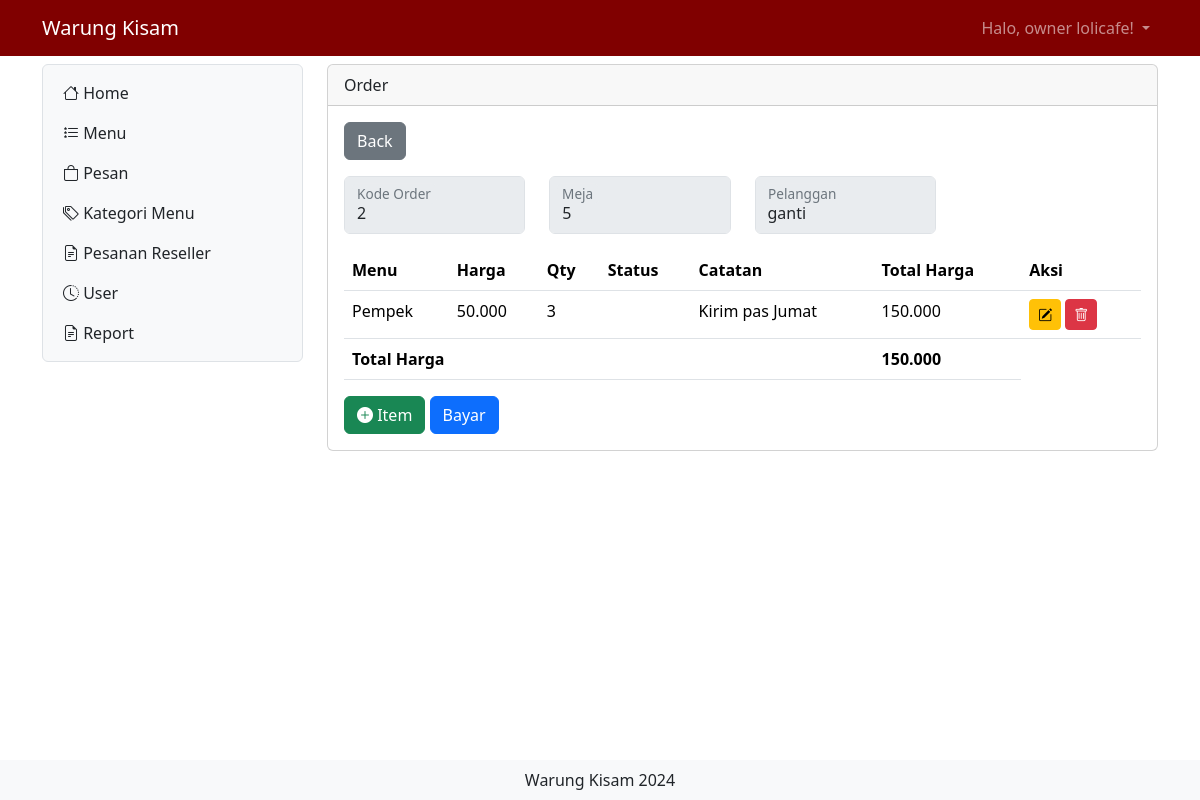
Screenshot of /home.php?x=itempesan&order=2&meja=5&pelanggan=ganti (signed in) with the database file from the repository.
### tables this page shows
CREATE TABLE `user` (
  `id` int(11) NOT NULL,
  `nama` varchar(255) NOT NULL,
  `username` varchar(255) NOT NULL,
  `level` int(1) DEFAULT NULL,
  `no_hp` varchar(255) NOT NULL,
  `alamat` varchar(255) NOT NULL,
  `password` varchar(50) NOT NULL
);

CREATE TABLE `list_pesan` (
  `id_list_order` int(11) NOT NULL,
  `menu` int(11) DEFAULT NULL,
  `kode_order` int(30) DEFAULT NULL,
  `jumlah` int(11) DEFAULT NULL,
  `catatan` varchar(255) DEFAULT NULL,
  `status` varchar(30) DEFAULT NULL
);

CREATE TABLE `daftar_menu` (
  `id_menu` int(11) NOT NULL,
  `foto` varchar(255) NOT NULL,
  `nama_menu` varchar(255) NOT NULL,
  `keterangan` varchar(255) NOT NULL,
  `kategori` int(2) NOT NULL,
  `harga` varchar(255) NOT NULL,
  `stok` varchar(255) NOT NULL
);

### itempesan.php (the view, shortened to what the rows shown need)
<?php
include "proses/connect.php";
$query = mysqli_query($conn, "SELECT *, SUM(harga*jumlah) AS jumlah_harga FROM list_pesan
 LEFT JOIN pesan ON pesan.id_order = list_pesan.kode_order
 LEFT JOIN daftar_menu ON daftar_menu.id_menu = list_pesan.menu
 LEFT JOIN pembayaran ON pembayaran.id_pembayaran = pesan.id_order
 GROUP BY id_list_order
 HAVING list_pesan.kode_order = $_GET[order]");
while ($record = mysqli_fetch_array($query)) {
    $result[] = $record;
}
?>
<div class="col-lg-9 mt-2">
    <div class="card">
        <div class="card-body">
            <?php
            if (empty($result)) {
                echo "Data Menu tidak ada/belum diisi";
            } else {
                    ?>
                <div class="table-responsive">
                    <table class="table table-hover">
                        <thead>
                            <tr class="text-nowrap">
                                <th scope="col">Menu</th>
                                <th scope="col">Harga</th>
                                <th scope="col">Qty</th>
                                <th scope="col">Status</th>
                                <th scope="col">Catatan</th>
                                <th scope="col">Total Harga</th>
                                <th scope="col">Aksi</th>
                            </tr>
                        </thead>
                        <tbody>
                            <?php
                            foreach ($result as $row) {
                                ?>
                                <tr>
                                    <td>
                                        <?php echo $row['nama_menu'] ?>
                                    </td>
                                    <td>
                                        <?php echo number_format($row['harga'], 0, ',', '.'); ?>
                                    </td>
                                    <td>
                                        <?php echo $row['jumlah'] ?>
                                    </td>
                                    <td>
                                    </td>
                                    <td>
                                        <?php echo $row['catatan'] ?>
                                    </td>
                                    <td>
                                        <?php echo number_format($row['jumlah_harga'], 0, ',', '.'); ?>
                                    </td>
                                    <td>
                                        <div class="d-flex">
                                            <button class="<?php echo (!empty($row['id_pembayaran'])) ? "btn btn-secondary  btn-sm me-1 disabled" : "btn btn-warning btn-sm me-1" ;?>" data-bs-toggle="modal"
                                                data-bs-target="#ModalUpdate<?php echo $row['id_list_order'] ?>"><i
                                                    class="bi bi-pencil-square"></i></button>
                                            <button class="<?php echo (!empty($row['id_pembayaran'])) ? "btn btn-secondary  btn-sm me-1 disabled" : "btn btn-danger btn-sm me-1" ;?>" data-bs-toggle="modal"
                                                data-bs-target="#ModalDelete<?php echo $row['id_list_order'] ?>"><i
                                                    class="bi bi-trash"></i></button>
                                        </div>
                                    </td>
                                </tr>
                                <?php
                            }
                            ?>
                        </tbody>
                    </table>
                    <?php
            }
            ?>
            </div>
        </div>
    </div>
</div>

### header.php (shortened to what the rows shown need)
<?php
include "proses/connect.php";
$query = mysqli_query($conn, "SELECT * FROM user WHERE username='$_SESSION[username_warungkisam]'");
?>
<nav class="navbar navbar-dark navbar-expand" style="background-color: maroon">
    <div class="container-lg">
        <div class="collapse navbar-collapse justify-content-end" id="navbarNavDropdown">
            <ul class="navbar-nav">
                <li class="nav-item dropdown">
                    <a class="nav-link dropdown-toggle" href="#" role="button" data-bs-toggle="dropdown"
                        aria-expanded="false">
                        Halo,
                        <?php echo $hasil['nama']; ?>!
                    </a>
                </li>
            </ul>
        </div>
    </div>
</nav>

### rows the page displays
user: nama "owner lolicafe"
list_pesan: menu.nama_menu "Pempek", menu.harga "50.000", jumlah "3", catatan "Kirim pas Jumat", jumlah_harga "150.000"

### other values shown
$total "150.000"
